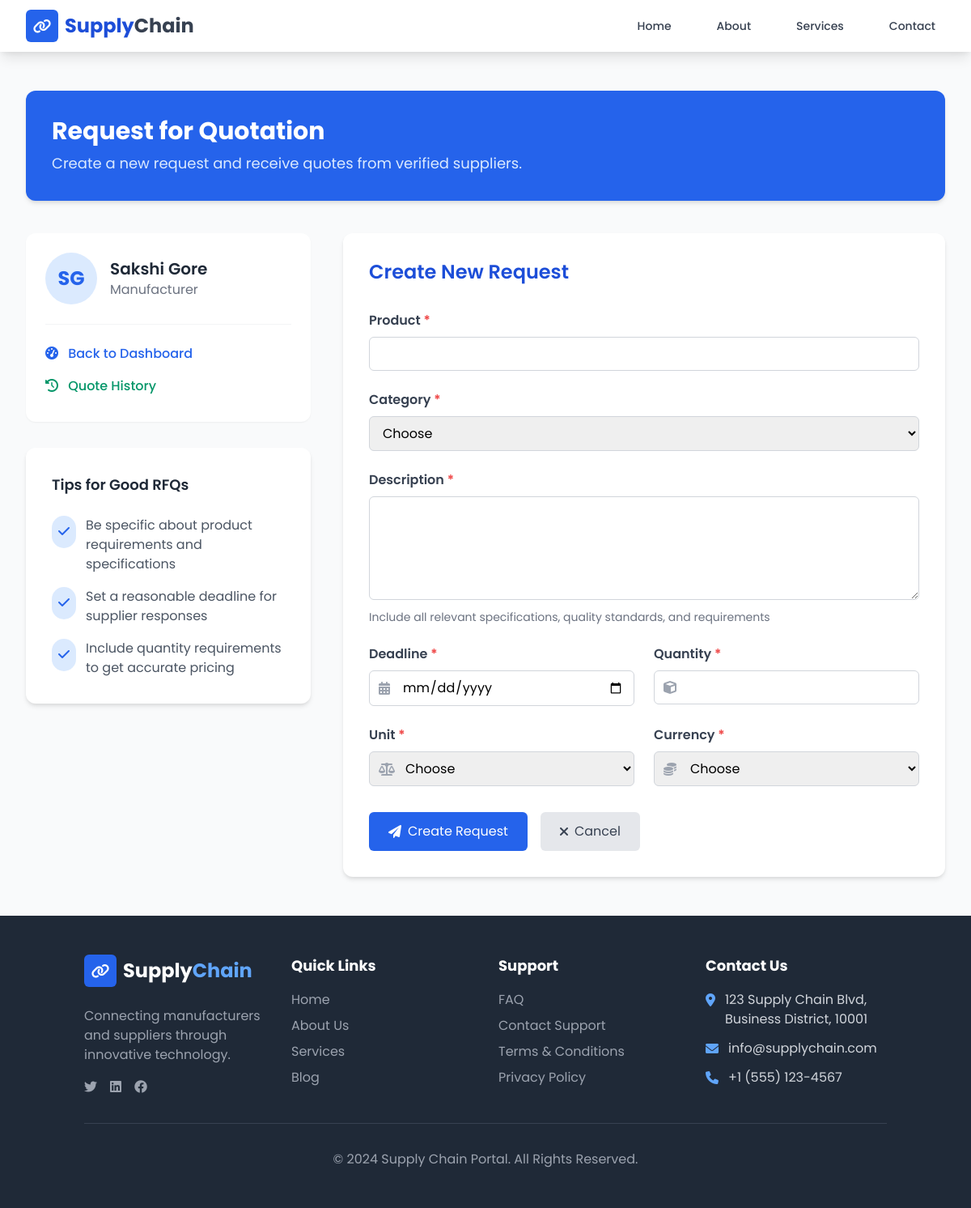
Page /manufacturer/request-quote/ (signed in) on the committed database.
### manufacturer/models.py (models this page shows, shortened)
class Manufacturer(models.Model):
    user = models.OneToOneField(User, on_delete=models.CASCADE)
    first_name = models.CharField(max_length=100)
    last_name = models.CharField(max_length=100)
    company_name = models.CharField(max_length=200)
    address = models.CharField(max_length=255)
    city = models.CharField(max_length=100)
    state = models.CharField(max_length=100)
    business_type = models.CharField(max_length=100)
    website = models.URLField(blank=True)
    phone_number = models.CharField(max_length=20)
    key_products = models.TextField()

### manufacturer/views.py (the view, shortened to what this page needs)
# urls.py: path('request-quote/', views.request_quote, name='manufacturer_request_quote'),
def request_quote(request):
    if not request.user.is_authenticated:
        return redirect('manufacturer_login')
    manufacturer = Manufacturer.objects.get(user=request.user)
    return render(request, 'manufacturer/request_quote.html', {
        'manufacturer': manufacturer
    })

### manufacturer/templates/manufacturer/request_quote.html (shortened to what this page needs)
<!DOCTYPE html>
<html lang="en">
<head>
    <link href="https://cdnjs.cloudflare.com/ajax/libs/tailwindcss/2.2.19/tailwind.min.css" rel="stylesheet">
    <link href="https://cdnjs.cloudflare.com/ajax/libs/font-awesome/6.0.0-beta3/css/all.min.css" rel="stylesheet">
</head>
<body class="min-h-screen flex flex-col">
    <nav class="bg-white shadow-lg sticky top-0 z-50">
        <div class="max-w-7xl mx-auto px-4 sm:px-6 lg:px-8">
            <div class="flex justify-between items-center h-16">
                <div class="flex items-center space-x-2">
                    <div class="flex items-center justify-center h-10 w-10 rounded-md bg-blue-600 text-white">
                        <i class="fas fa-link text-lg"></i>
                    </div>
                    <h1 class="text-2xl font-bold text-blue-700">Supply<span class="text-gray-700">Chain</span></h1>
                </div>
                <div class="hidden md:flex space-x-8 nav-menu">
                    <a href="{% url 'home' %}" class="text-gray-700 hover:text-blue-600 px-3 py-2 text-sm font-medium">Home</a>
                    <a href="{% url 'services' %}" class="text-gray-700 hover:text-blue-600 px-3 py-2 text-sm font-medium">About</a>
                    <a href="{% url 'services' %}" class="text-gray-700 hover:text-blue-600 px-3 py-2 text-sm font-medium">Services</a>
                    <a href="{% url 'contact' %}" class="text-gray-700 hover:text-blue-600 px-3 py-2 text-sm font-medium">Contact</a>
                </div>
            </div>
        </div>
    </nav>
    <main class="flex-grow py-12 bg-gray-50">
        <div class="max-w-7xl mx-auto px-4 sm:px-6 lg:px-8">
            <div class="mb-10 bg-blue-600 rounded-xl shadow-md p-8 text-white">
                <h1 class="text-3xl font-bold mb-2">Request for Quotation</h1>
                <p class="text-lg text-blue-100">Create a new request and receive quotes from verified suppliers.</p>
            </div>
            <div class="grid md:grid-cols-3 gap-10">
                <div class="md:col-span-1 space-y-8">
                    <div class="bg-white rounded-xl shadow-sm p-6 dashboard-card">
                        <div class="flex items-center space-x-4 mb-6">
                            <div class="h-16 w-16 rounded-full bg-blue-100 flex items-center justify-center">
                                <span class="text-2xl font-bold text-blue-600">
                                    {{ manufacturer.first_name.0 }}{{ manufacturer.last_name.0 }}
                                </span>
                            </div>
                            <div>
                                <h2 class="text-xl font-semibold text-gray-800">
                                    {{ manufacturer.first_name }} {{ manufacturer.last_name }}
                                </h2>
                                <p class="text-gray-500">{{ manufacturer.business_type }}</p>
                            </div>
                        </div>
                        <div class="border-t border-gray-100 pt-4 mt-4">
                            <a href="{% url 'manufacturer_dashboard' %}" class="block py-2 text-blue-600 hover:text-blue-700 font-medium">
                                <i class="fas fa-tachometer-alt mr-2"></i> Back to Dashboard
                            </a>
                            <a href="{% url 'manufacturer_quote_history' %}" class="block py-2 text-green-600 hover:text-green-700 font-medium">
                                <i class="fas fa-history mr-2"></i> Quote History
                            </a>
                        </div>
                    </div>
                    <div class="bg-white rounded-xl shadow-md p-8 dashboard-card">
                        <h3 class="text-lg font-semibold text-gray-800 mb-6">Tips for Good RFQs</h3>
                        <div class="space-y-4">
                            <div class="flex items-start space-x-3">
                                <div class="bg-blue-100 p-2 rounded-full">
                                    <i class="fas fa-check text-blue-600"></i>
                                </div>
                                <p class="text-gray-600">Be specific about product requirements and specifications</p>
                            </div>
                            <div class="flex items-start space-x-3">
                                <div class="bg-blue-100 p-2 rounded-full">
                                    <i class="fas fa-check text-blue-600"></i>
                                </div>
                                <p class="text-gray-600">Set a reasonable deadline for supplier responses</p>
                            </div>
                            <div class="flex items-start space-x-3">
                                <div class="bg-blue-100 p-2 rounded-full">
                                    <i class="fas fa-check text-blue-600"></i>
                                </div>
                                <p class="text-gray-600">Include quantity requirements to get accurate pricing</p>
                            </div>
                        </div>
                    </div>
                </div>
                <div class="md:col-span-2">
                    <form method="post" class="bg-white rounded-xl shadow-md p-8 dashboard-card">
                        <h2 class="text-2xl font-semibold text-blue-700 mb-8">Create New Request</h2>
                        <div class="grid md:grid-cols-2 gap-6">
                            <div class="form-group md:col-span-2">
                                <label class="block text-gray-700 font-semibold mb-2 required">Product</label>
                                <input type="text" name="product" required
                                       class="w-full px-3 py-2 border border-gray-300 rounded-md focus:outline-none focus:ring-2 focus:ring-blue-500">
                            </div>
                            <div class="form-group md:col-span-2">
                                <label class="block text-gray-700 font-semibold mb-2 required">Category</label>
                                <select name="category" required
                                        class="w-full px-3 py-2 border border-gray-300 rounded-md focus:outline-none focus:ring-2 focus:ring-blue-500">
                                    <option value="">Choose</option>
                                </select>
                            </div>
                            <div class="form-group md:col-span-2">
                                <label class="block text-gray-700 font-semibold mb-2 required">Description</label>
                                <textarea name="description" required
                                          class="w-full px-3 py-2 border border-gray-300 rounded-md focus:outline-none focus:ring-2 focus:ring-blue-500 h-32"></textarea>
                                <p class="text-sm text-gray-500 mt-1">Include all relevant specifications, quality standards, and requirements</p>
                            </div>
                            <div class="form-group">
                                <label class="block text-gray-700 font-semibold mb-2 required">Deadline</label>
                                <div class="relative">
                                    <div class="absolute inset-y-0 left-0 pl-3 flex items-center pointer-events-none">
                                    </div>
                                    <input type="date" name="deadline" required
                                           class="w-full pl-10 px-3 py-2 border border-gray-300 rounded-md focus:outline-none focus:ring-2 focus:ring-blue-500">
                                </div>
                            </div>
                            <div class="form-group">
                                <label class="block text-gray-700 font-semibold mb-2 required">Quantity</label>
                                <div class="relative">
                                    <div class="absolute inset-y-0 left-0 pl-3 flex items-center pointer-events-none">
                                    </div>
                                    <input type="number" name="quantity" required
                                           class="w-full pl-10 px-3 py-2 border border-gray-300 rounded-md focus:outline-none focus:ring-2 focus:ring-blue-500">
                                </div>
                            </div>
                            <div class="form-group">
                                <label class="block text-gray-700 font-semibold mb-2 required">Unit</label>
                                <div class="relative">
                                    <div class="absolute inset-y-0 left-0 pl-3 flex items-center pointer-events-none">
                                    </div>
                                    <select name="unit" required
                                            class="w-full pl-10 px-3 py-2 border border-gray-300 rounded-md focus:outline-none focus:ring-2 focus:ring-blue-500">
                                        <option value="">Choose</option>
                                    </select>
                                </div>
                            </div>
                            <div class="form-group">
                                <label class="block text-gray-700 font-semibold mb-2 required">Currency</label>
                                <div class="relative">
                                    <div class="absolute inset-y-0 left-0 pl-3 flex items-center pointer-events-none">
                                    </div>
                                    <select name="currency" required
                                            class="w-full pl-10 px-3 py-2 border border-gray-300 rounded-md focus:outline-none focus:ring-2 focus:ring-blue-500">
                                        <option value="">Choose</option>
                                    </select>
                                </div>
                            </div>
                        </div>
                        <div class="flex space-x-4 mt-8">
                            <button type="submit" class="bg-blue-600 text-white px-6 py-3 rounded-md hover:bg-blue-700 transition duration-300 ease-in-out flex items-center">
                                <i class="fas fa-paper-plane mr-2"></i> Create Request
                            </button>
                            <a href="{% url 'manufacturer_dashboard' %}" class="bg-gray-200 text-gray-700 px-6 py-3 rounded-md hover:bg-gray-300 transition duration-300 ease-in-out flex items-center">
                                <i class="fas fa-times mr-2"></i> Cancel
                            </a>
                        </div>
                    </form>
                </div>
            </div>
        </div>
    </main>
    <footer class="bg-gray-800 text-gray-300 py-12">
        <div class="container mx-auto px-4">
            <div class="grid md:grid-cols-4 gap-8 mb-8">
                <div>
                    <div class="flex items-center space-x-2 mb-6">
                        <div class="flex items-center justify-center h-10 w-10 rounded-md bg-blue-600 text-white">
                            <i class="fas fa-link text-lg"></i>
                        </div>
                        <h1 class="text-2xl font-bold text-white">Supply<span class="text-blue-400">Chain</span></h1>
                    </div>
                    <p class="text-gray-400 mb-4">Connecting manufacturers and suppliers through innovative technology.</p>
                    <div class="flex space-x-4">
                        <a href="#" class="text-gray-400 hover:text-white transition">
                            <i class="fab fa-twitter"></i>
                        </a>
                        <a href="#" class="text-gray-400 hover:text-white transition">
                            <i class="fab fa-linkedin"></i>
                        </a>
                        <a href="#" class="text-gray-400 hover:text-white transition">
                            <i class="fab fa-facebook"></i>
                        </a>
                    </div>
                </div>
                <div>
                    <h3 class="text-lg font-bold mb-4 text-white">Quick Links</h3>
                    <ul class="space-y-2">
                        <li><a href="{% url 'home' %}" class="text-gray-400 hover:text-blue-400 transition">Home</a></li>
                        <li><a href="{% url 'about' %}" class="text-gray-400 hover:text-blue-400 transition">About Us</a></li>
                        <li><a href="{% url 'services' %}" class="text-gray-400 hover:text-blue-400 transition">Services</a></li>
                        <li><a href="#" class="text-gray-400 hover:text-blue-400 transition">Blog</a></li>
                    </ul>
                </div>
                <div>
                    <h3 class="text-lg font-bold mb-4 text-white">Support</h3>
                    <ul class="space-y-2">
                        <li><a href="{% url 'faq' %}" class="text-gray-400 hover:text-blue-400 transition">FAQ</a></li>
                        <li><a href="{% url 'contact' %}" class="text-gray-400 hover:text-blue-400 transition">Contact Support</a></li>
                        <li><a href="{% url 'terms' %}" class="text-gray-400 hover:text-blue-400 transition">Terms & Conditions</a></li>
                        <li><a href="{% url 'privacy' %}" class="text-gray-400 hover:text-blue-400 transition">Privacy Policy</a></li>
                    </ul>
                </div>
                <div>
                    <h3 class="text-lg font-bold mb-4 text-white">Contact Us</h3>
                    <ul class="space-y-3">
                        <li class="flex items-start">
                            <i class="fas fa-map-marker-alt mt-1 mr-3 text-blue-400"></i>
                            <span>123 Supply Chain Blvd, Business District, 10001</span>
                        </li>
                        <li class="flex items-center">
                            <i class="fas fa-envelope mr-3 text-blue-400"></i>
                            <span>info@supplychain.com</span>
                        </li>
                        <li class="flex items-center">
                            <i class="fas fa-phone mr-3 text-blue-400"></i>
                            <span>+1 (555) 123-4567</span>
                        </li>
                    </ul>
                </div>
            </div>
            <div class="pt-8 mt-8 border-t border-gray-700 text-center text-gray-400">
                <p>© 2024 Supply Chain Portal. All Rights Reserved.</p>
            </div>
        </div>
    </footer>
</body>
</html>

### manufacturer/templates/manufacturer/request_quote.html (style rules this page uses)
body { font-family: 'Poppins', sans-serif; background-color: #f9fafb; }
.dashboard-card { transition: all 0.2s ease; }
.required:after { content: " *"; color: #ef4444; }

### rows in the picture
Manufacturer: first_name.0 "S", last_name.0 "G", first_name "Sakshi", last_name "Gore", business_type "Manufacturer"
